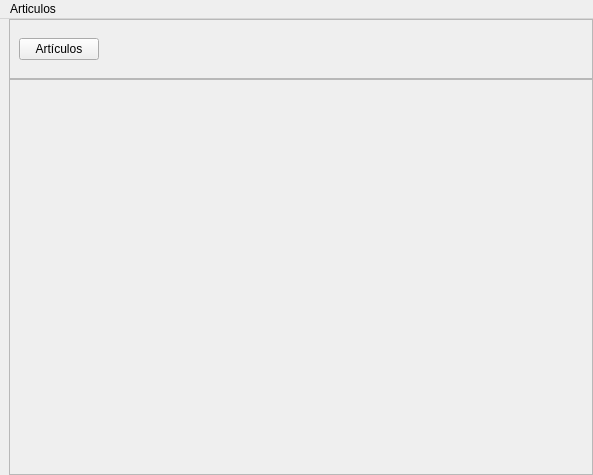
<?xml version="1.0" encoding="UTF-8"?>
<ui version="4.0">
 <class>MainWindow</class>
 <widget class="QMainWindow" name="MainWindow">
  <property name="geometry">
   <rect>
    <x>0</x>
    <y>0</y>
    <width>593</width>
    <height>475</height>
   </rect>
  </property>
  <property name="windowTitle">
   <string>Listas de Compras</string>
  </property>
  <widget class="QWidget" name="centralwidget">
   <layout class="QVBoxLayout" name="verticalLayout">
    <property name="spacing">
     <number>0</number>
    </property>
    <property name="topMargin">
     <number>0</number>
    </property>
    <property name="rightMargin">
     <number>0</number>
    </property>
    <property name="bottomMargin">
     <number>0</number>
    </property>
    <item>
     <widget class="QFrame" name="fr_superior">
      <property name="maximumSize">
       <size>
        <width>16777215</width>
        <height>60</height>
       </size>
      </property>
      <property name="sizeIncrement">
       <size>
        <width>0</width>
        <height>0</height>
       </size>
      </property>
      <property name="frameShape">
       <enum>QFrame::StyledPanel</enum>
      </property>
      <property name="frameShadow">
       <enum>QFrame::Raised</enum>
      </property>
      <layout class="QHBoxLayout" name="horizontalLayout">
       <item>
        <widget class="QPushButton" name="bt_articulos">
         <property name="text">
          <string>Artículos</string>
         </property>
        </widget>
       </item>
       <item>
        <spacer name="horizontalSpacer">
         <property name="orientation">
          <enum>Qt::Horizontal</enum>
         </property>
         <property name="sizeHint" stdset="0">
          <size>
           <width>480</width>
           <height>20</height>
          </size>
         </property>
        </spacer>
       </item>
      </layout>
     </widget>
    </item>
    <item>
     <widget class="QFrame" name="fr_inferior">
      <property name="frameShape">
       <enum>QFrame::StyledPanel</enum>
      </property>
      <property name="frameShadow">
       <enum>QFrame::Raised</enum>
      </property>
     </widget>
    </item>
   </layout>
  </widget>
  <widget class="QMenuBar" name="menuBar">
   <property name="geometry">
    <rect>
     <x>0</x>
     <y>0</y>
     <width>593</width>
     <height>21</height>
    </rect>
   </property>
   <widget class="QMenu" name="menuArticulos">
    <property name="title">
     <string>Articulos</string>
    </property>
    <addaction name="actionArticulos"/>
   </widget>
   <addaction name="menuArticulos"/>
  </widget>
  <action name="actionArticulos">
   <property name="text">
    <string>Articulos</string>
   </property>
  </action>
 </widget>
 <resources/>
 <connections/>
</ui>
